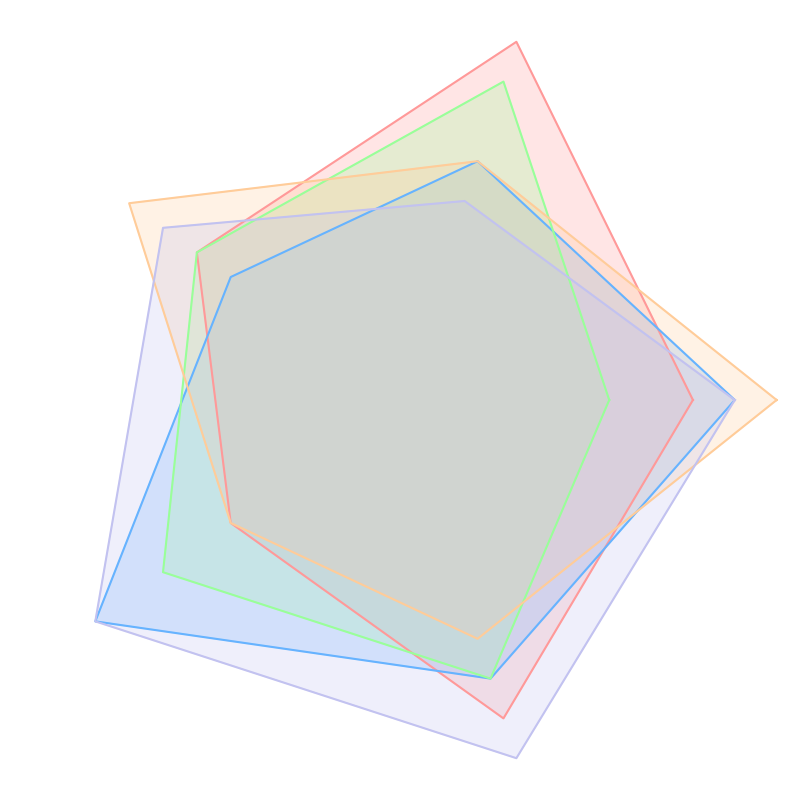

Python code for this plot:
import numpy as np
import matplotlib.pyplot as plt

data = np.array([
    [7, 9, 6, 5, 8],
    [8, 6, 5, 9, 7],
    [5, 8, 6, 7, 7],
    [9, 6, 8, 5, 6],
    [8, 5, 7, 9, 9]   
])

num_vars = data.shape[1]

def create_radar_chart(data):
    angles = np.linspace(0, 2 * np.pi, num_vars, endpoint=False).tolist()
    data = np.concatenate((data, data[:, [0]]), axis=1)
    angles += angles[:1]

    fig, ax = plt.subplots(figsize=(8, 8), subplot_kw=dict(polar=True))
    colors = ['#FF9999', '#66B3FF', '#99FF99', '#FFCC99', '#C2C2F0']
    for d, color in zip(data, colors):
        ax.fill(angles, d, color=color, alpha=0.25)
        ax.plot(angles, d, color=color)

    ax.set_xticklabels([])
    ax.set_yticklabels([])
    ax.spines['polar'].set_visible(False)
    ax.set_frame_on(False)
    ax.yaxis.grid(False)
    ax.xaxis.grid(False)
    plt.tight_layout()
    plt.show()

create_radar_chart(data)
